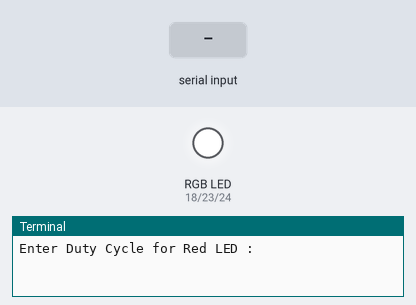
The program below on a simulated Raspberry Pi (BCM pin numbers). Parts: an RGB LED mixed from three pins (HIGH = lit), the last lines printed to the terminal. The test bench sets the inputs (shaded band). Dim RGB values are drawn brighter than linear.

Above: at 1.2 s.
1.3 s: "90" typed at the terminal, then Enter
At 1.6 s:
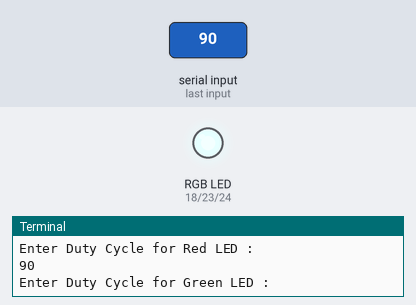
2.8 s: "0" typed at the terminal, then Enter
At 3.9 s:
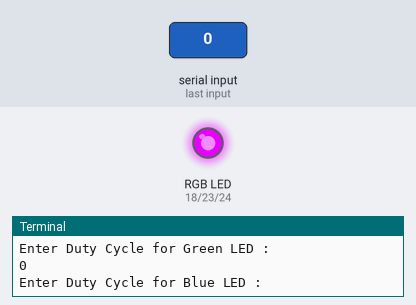
4.3 s: "90" typed at the terminal, then Enter
At 5.1 s:
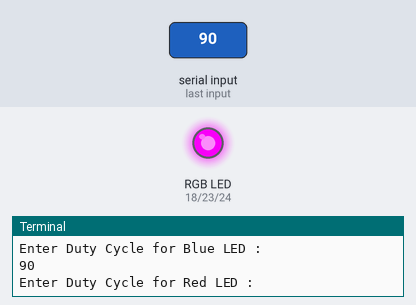
5.8 s: "5" typed at the terminal, then Enter
At 6.2 s:
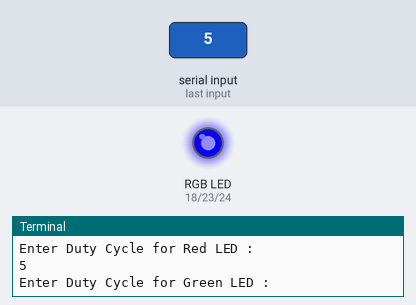
7.3 s: "1" typed at the terminal, then Enter
At 8.5 s:
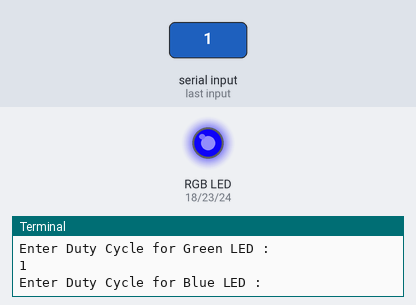
8.8 s: "0" typed at the terminal, then Enter
At 9.7 s:
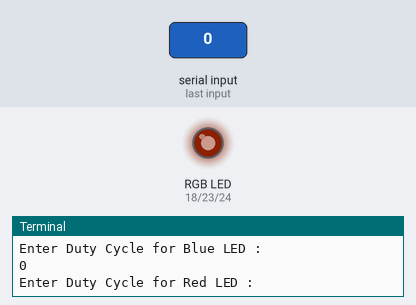
Timing chart, 0 to 11.3 s (numbered marks = the images above; inputs shaded):
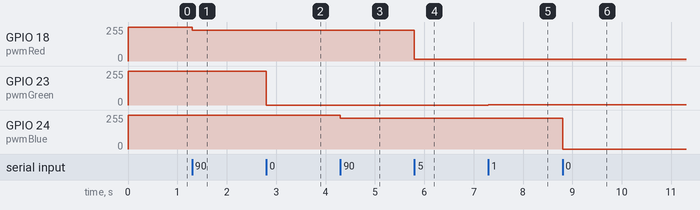

Measured:
- after the input at 1.3 s, GPIO 18 (pwmRed): 255/255 → 230/255 at once
- after the input at 2.8 s, GPIO 23 (pwmGreen): 255/255 → 0/255 at once
- after the input at 4.3 s, GPIO 24 (pwmBlue): 255/255 → 230/255 at once
- after the input at 5.8 s, GPIO 18 (pwmRed): 230/255 → 13/255 at once
- after the input at 7.3 s, GPIO 23 (pwmGreen): 0/255 → 3/255 at once
- after the input at 8.8 s, GPIO 24 (pwmBlue): 230/255 → 0/255 at once

The program:

RGB.py
```python
import RPi.GPIO as GPIO
import time
GPIO.setmode(GPIO.BCM)
GPIO.setup(18, GPIO.OUT)
GPIO.setup(23, GPIO.OUT)
GPIO.setup(24, GPIO.OUT)
pwmRed = GPIO.PWM(18, 500)
pwmRed.start(100)
pwmGreen = GPIO.PWM(23, 500)
pwmGreen.start(100)
pwmBlue = GPIO.PWM(24, 500)
pwmBlue.start(100)
try:
    while True:
        dutyRed=input("Enter Duty Cycle for Red LED : ")
        pwmRed.ChangeDutyCycle(float(dutyRed))
        dutyGreen=input("Enter Duty Cycle for Green LED : ")
        pwmGreen.ChangeDutyCycle(float(dutyGreen))
        dutyBlue=input("Enter Duty Cycle for Blue LED : ")
        pwmBlue.ChangeDutyCycle(float(dutyBlue))
except KeyboardInterrupt:
    print("Program is Closed by the User")
    GPIO.cleanup()
```
